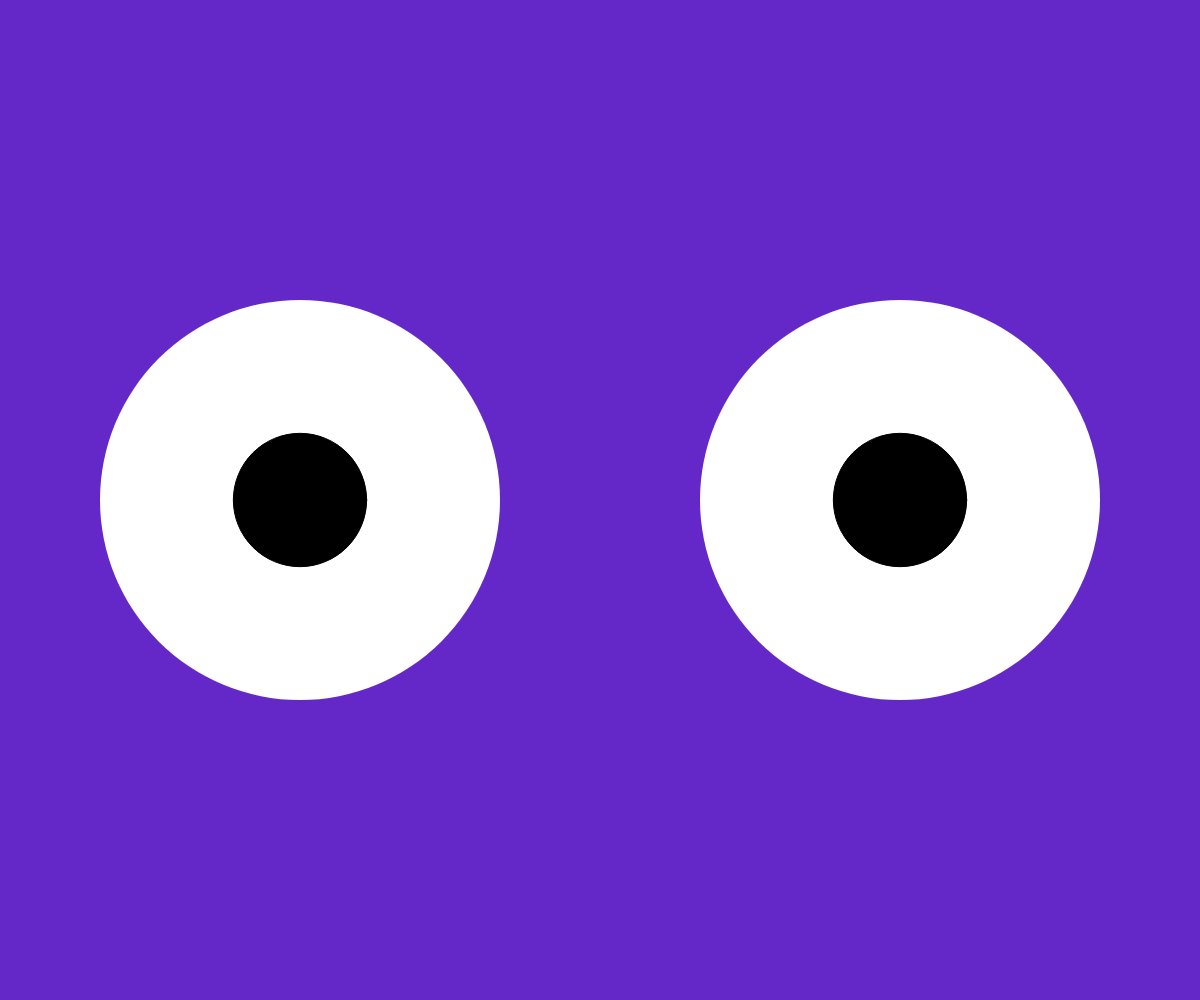
Frame 1 (no input)
Frame 60 (no input): identical to frame 1, image omitted
Frame 120 (the mouse pressed at the canvas centre since frame 60): identical to frame 1, image omitted

The p5.js sketch that drew this single still picture (run headless with seeded random() and noise() and a simulated clock; from frame 60 on, the mouse is pressed at the canvas centre):

// p5.js sketch
// ── sketch.js
var num = 3; 


var spring, originSpring;

var leftOrigin, leftEye;
var righOrigin, rightEye;

var leftAnchor, rightAnchor;

var canvas;

function setup() {
	var w = window.innerWidth;
	canvas = createCanvas(w, window.innerHeight);
	noStroke();

	leftAnchor = createVector(width/2 - width/4, height/2);
	rightAnchor = createVector(width/2 + width/4, height/2);

	var radius = windowWidth/6;

	leftOrigin = new Spring(leftAnchor.x, leftAnchor.y, radius/1.5, 0.85, 8.0, 0.5, leftAnchor, 0, null, radius);
	leftEye = new Spring(leftAnchor.x, leftAnchor.y, radius/1.5, 0.9, 8.0, 0.5, leftAnchor, 1, leftOrigin, radius);

	rightOrigin = new Spring(rightAnchor.x, rightAnchor.y, radius/1.5, 0.85, 8.0, 0.5, rightAnchor, 0, null, radius);
	rightEye = new Spring(rightAnchor.x, rightAnchor.y, radius/1.5, 0.9, 8.0, 0.5, rightAnchor, 1, rightOrigin, radius);
}



function draw() {
	background(100, 40, 200);
	//background(0);
	leftOrigin.update();
	leftEye.update();

	rightOrigin.update();
	rightEye.update();

	leftOrigin.display();
	rightOrigin.display();

	leftEye.display();
	rightEye.display();
}


function mousePressed() {
	leftOrigin.pressed();
	rightOrigin.pressed();
}

function mouseReleased() {
	leftOrigin.released();
	rightOrigin.released();
}

function windowResized() {
	var w = window.innerWidth;
	var h = window.innerHeight;
	resizeCanvas(w, h);

	leftAnchor = createVector(width/2 - width/4, height/2);
	rightAnchor = createVector(width/2 + width/4, height/2);

	var radius = windowWidth/6;

	leftOrigin = new Spring(leftAnchor.x, leftAnchor.y, radius/1.5, 0.85, 8.0, 0.5, leftAnchor, 0, null, radius);
	leftEye = new Spring(leftAnchor.x, leftAnchor.y, radius/1.5, 0.9, 8.0, 0.5, leftAnchor, 1, leftOrigin, radius);

	rightOrigin = new Spring(rightAnchor.x, rightAnchor.y, radius/1.5, 0.85, 8.0, 0.5, rightAnchor, 0, null, radius);
	rightEye = new Spring(rightAnchor.x, rightAnchor.y, radius/1.5, 0.9, 8.0, 0.5, rightAnchor, 1, rightOrigin, radius);

}



function Spring (x, y, s, d, m, k_in, origin, id, anchorSpring, radius) { 
	// Screen values 
	this.xpos = x;
	this.ypos = y;

	this.tempxpos = x;
	this.tempypos = y; 

	this.size = s; 
	this.over = false; 
	this.move = false; 

	this.radius = radius;

	// Spring simulation constants 
	this.mass = m;       // Mass 
	this.k = k_in;    // Spring constant 
	this.damp = d;       // Damping 

	this.rest_posx = origin.x;  // Rest position X 
	this.rest_posy = origin.y;  // Rest position Y 

	// Spring simulation variables 
	//float pos = 20.0; // Position 
	this.velx = 0.0;   // X Velocity 
	this.vely = 0.0;   // Y Velocity 
	this.accel = 0;    // Acceleration 
	this.force = 0;    // Force 

	this.anchorSpring = anchorSpring;
	this.me = id;

	this.accVector = createVector(0,0);


	this.update = function() {
		if (this.move) { 
		  	this.tempxpos = mouseX; 
		  	this.tempypos = mouseY;
		}

		// if parent, adjust position based on acc values
		if(id == 0 && ((accelerationX != 0) | (accelerationY != 0))) {
			this.move == true;
		 	this.accVector = createVector(accelerationY, accelerationX);
		  	this.accVector.mult(15);
		  	this.accVector.add(this.rest_posx, this.rest_posy);
		  	this.tempxpos = this.accVector.x;
		  	this.tempypos = this.accVector.y;
		}


		// is it the "child spring"? If yes, update anchor to follow the parent.
		if(id == 1){
			this.rest_posx = anchorSpring.tempxpos;
			this.rest_posy = anchorSpring.tempypos;
		}



		this.force = -(this.k) * (this.tempypos - this.rest_posy);  // f=-ky 
		this.accel = this.force / this.mass;                 // Set the acceleration, f=ma == a=f/m 
		this.vely = this.damp * (this.vely + this.accel);         // Set the velocity 
		this.tempypos = this.tempypos + this.vely;           // Updated position 

		this.force = -(this.k) * (this.tempxpos - this.rest_posx);  // f=-ky 
		this.accel = this.force / this.mass;                // Set the acceleration, f=ma == a=f/m 
		this.velx = this.damp * (this.velx + this.accel);         // Set the velocity 
		this.tempxpos = this.tempxpos + this.velx;           // Updated position


		// limit the outer circle
		if(id == 1){
			var tempVector = createVector(this.tempxpos, this.tempypos);
			tempVector.sub(this.anchorSpring.rest_posx, this.anchorSpring.rest_posy);

			if(tempVector.mag() > this.radius){
				this.velx = -(this.tempxpos - this.anchorSpring.rest_posx)*0.2;
				this.vely = -(this.tempypos - this.anchorSpring.rest_posy)*0.2;
			}
		}

		if ((this.overEvent() || this.move)) {
			this.over = true;
		} else { 
			this.over = false;
		}
	}


	// Test to see if mouse is over this spring
	this.overEvent = function() {
		var disX = this.tempxpos - mouseX;
		var disY = this.tempypos - mouseY;
		var dis = createVector(disX, disY);
		if (dis.mag() < this.size/2 ) {
			return true;
		} else {
			return false;
		}
	}


	this.display = function() {
	  	// is it the parent? Then draw the outline circle.
	    if(id == 0){
	    	fill(255);
	    	noStroke();
	    	ellipse(this.rest_posx, this.rest_posy, this.radius*2);
	    }

	  	fill(255,0,0);
	  	//ellipse(this.rest_posx, this.rest_posy, 5,5);
	  	//line(this.rest_posx, this.rest_posy, this.tempxpos, this.tempypos);

	    if (this.over) { 
	    	fill(50);
	    } else { 
	    	fill(0);
	    }
	    if(this.me == 1){
	    	ellipse(this.tempxpos, this.tempypos, this.size, this.size);
	    }

	    if(id == 0){
	    	stroke(1);
			//line(this.rest_posx, this.rest_posy, this.accVector.x, this.accVector.y);
	    }
	    

	}


	this.pressed = function() { 
	    if (this.over) { 
	    	this.move = true;
	    } else { 
	    	this.move = false;
	    }
	} 

	this.released = function() { 
	  	if(!this.over) return;
	    this.move = false; 
	    this.tempxpos = mouseX;
	    this.tempypos = mouseY;
	}
};
